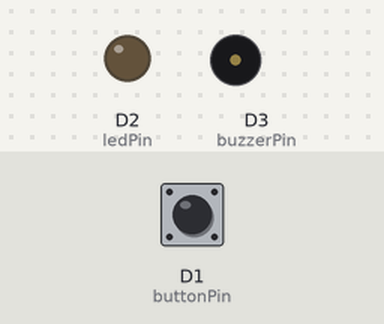
A sketch run on a simulated ESP8266 (NodeMCU). Shown: output pins drawn as LEDs (lit = HIGH), buzzer (waves = sounding). Dashed ring = blinking. Inputs (shaded band) come from the test bench; at power-on: D1 (buttonPin) HIGH. WiFi joins after 1.5 s; servers stay silent unless stated.

Above: at 2.7 s.
2.8 s: D1 (buttonPin) pulled LOW for 0.15 s
At 3.12 s:
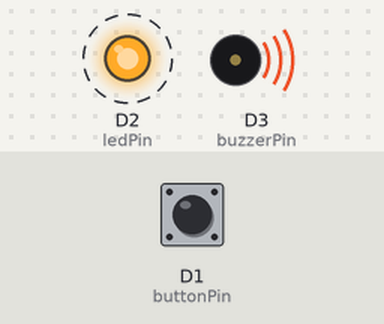
Timing chart, 0 to 11.8 s (numbered marks = the images above; inputs shaded):
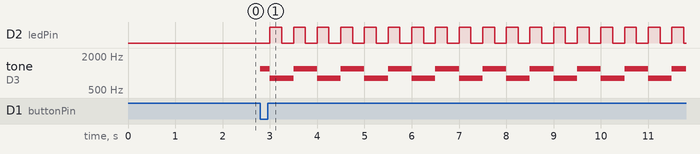

The sketch:

final.ino
```cpp
#include <ESP8266WiFi.h>
#include <WebSocketsClient.h>
#include <ArduinoJson.h>


const char* ssid = "YOUR_WIFI_NAME";
const char* password = "YOUR_WIFI_PASSWORD";

const char* websocket_server = "10.0.0.14";
const int websocket_port = 3000;
const char* websocket_path = "/";
const int buttonPin = D1;
const int ledPin = D2;
const int buzzerPin = D3;
volatile bool panicPressed = false;

enum State { NORMAL, ALERT, NEUTRALIZED };
State systemState = NORMAL;

unsigned long lastBlink = 0;
bool ledState = false;

WebSocketsClient webSocket;

void IRAM_ATTR handleInterrupt() {
  panicPressed = true;
}

void sendStatus(const char* status) {
  StaticJsonDocument<128> doc;
  doc["device_id"] = "ESP01";
  doc["status"] = status;

  String jsonStr;
  serializeJson(doc, jsonStr);
  webSocket.sendTXT(jsonStr);
}

void webSocketEvent(WStype_t type, uint8_t* payload, size_t length) {
  if (type == WStype_TEXT) {
    String msg = String((char*)payload);
    if (msg.indexOf("cancel") >= 0 && systemState == ALERT) {
      systemState = NEUTRALIZED;
    }
  }
}


void setup() {
  pinMode(buttonPin, INPUT_PULLUP);
  pinMode(ledPin, OUTPUT);
  pinMode(buzzerPin, OUTPUT);
  attachInterrupt(digitalPinToInterrupt(buttonPin), handleInterrupt, FALLING);

  Serial.begin(115200);
  WiFi.begin(ssid, password);
  while (WiFi.status() != WL_CONNECTED) {
    delay(500);
  }

  webSocket.begin(websocket_server, websocket_port, websocket_path);
  webSocket.onEvent(webSocketEvent);
  webSocket.setReconnectInterval(5000);

  sendStatus("NORMAL");
}

void loop() {
  webSocket.loop();

  if (panicPressed && systemState == NORMAL) {
    panicPressed = false;
    systemState = ALERT;
    sendStatus("ALERT");
  }

  if (systemState == NORMAL) {
    if (millis() - lastBlink > 5000) {
      digitalWrite(ledPin, ledState ? HIGH : LOW);
      ledState = !ledState;
      lastBlink = millis();
    }
    noTone(buzzerPin);
  }
  else if (systemState == ALERT) {
    digitalWrite(ledPin, millis() % 500 < 250 ? HIGH : LOW);
    tone(buzzerPin, millis() % 1000 < 500 ? 800 : 1200);
  }
 else if (systemState == NEUTRALIZED) {
    digitalWrite(ledPin, LOW);
    noTone(buzzerPin);
  }
}
```

Measured:
- after the input at 2.8 s, tone on D3 (buzzerPin): silent → 1200 Hz at once, then repeats every 1.0 s: 800 Hz 0.50 s, 1200 Hz 0.50 s
- by itself, D2 (ledPin): alternates HIGH for 0.25 s and LOW for 0.25 s
